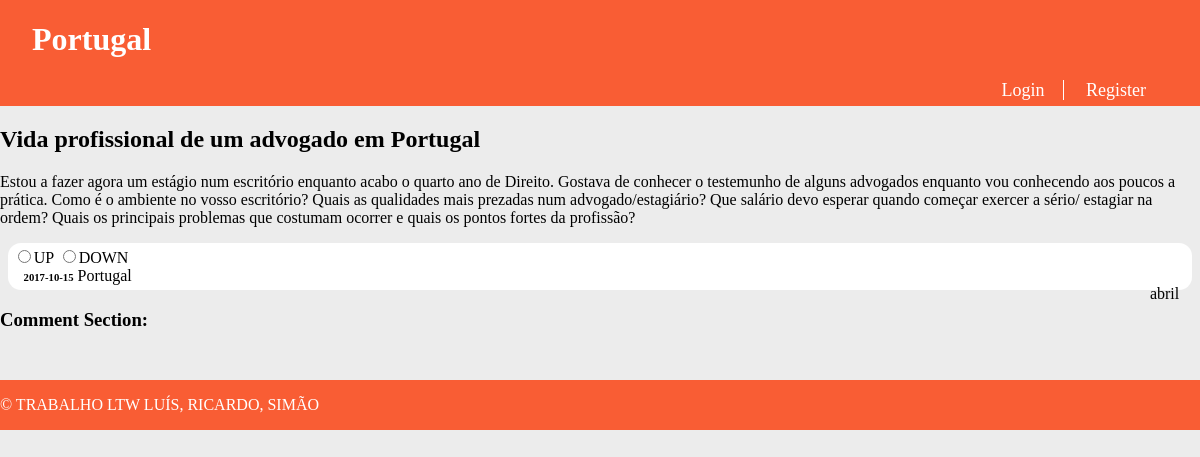
Before: /pages/story.php?id=2 with the older database file.
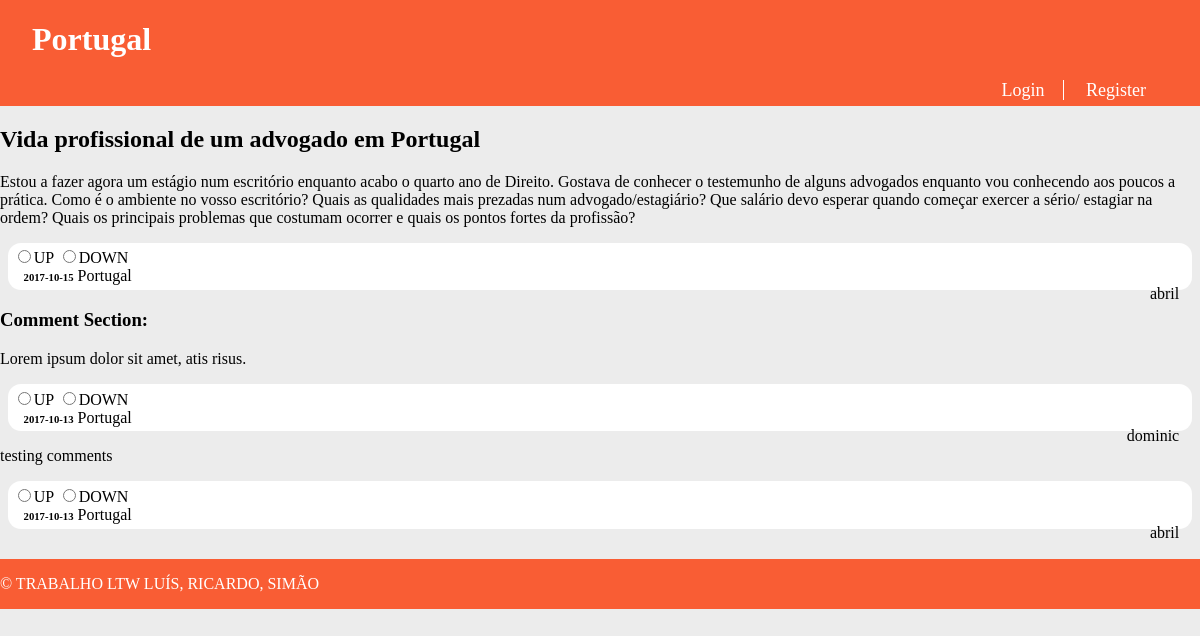
After: the same page with the newer database file.
### tables this page shows
CREATE TABLE Story (
  id INTEGER PRIMARY KEY,
  title VARCHAR,
  published INTEGER, -- date when the story was published in epoch format
  channel VARCHAR REFERENCES channel, -- comma separated tags
  author VARCHAR REFERENCES utilizer, -- who wrote the article
  points INTEGER DEFAULT 0,
  fulltext VARCHAR
);

CREATE TABLE Comment (
  id INTEGER PRIMARY KEY,
  story_id INTEGER REFERENCES story,
  parent_comment INTEGER REFERENCES comment,
  username VARCHAR REFERENCES utilizer,
  published INTEGER, -- date when comment was published in epoch format
  points INTEGER DEFAULT 0,
  text VARCHAR
);

### database/db_story.php (called while the page is built, shortened)
<?php
    function getStoryMainInfoById($storyId){
        $db = Database::instance()->db();
        $correspondingStory = $db->prepare('SELECT channel, title, fulltext, published, author FROM Story WHERE id = ?');
        $correspondingStory->execute(array($storyId));
        $correspondingStory = $correspondingStory->fetchAll();
        return $correspondingStory;
    }
?>

### database/db_comments.php (called while the page is built, shortened)
<?php
    function getCommentsFromStory($storyId){
        $db = Database::instance()->db();
        $commentsForStory = $db->prepare('SELECT id, text, parent_comment, username, published, points, text FROM Comment WHERE story_id = ?');
        $commentsForStory->execute(array($storyId));
        $commentsForStory = $commentsForStory->fetchAll();
        return $commentsForStory;
    }
?>

### templates/tpl_common.php (the view, shortened to what this page needs)
<?php function draw_header($username, $channel_name) { ?>
	<!DOCTYPE html>
	<html>
		<head>
			<link rel="stylesheet" href="../css/common.css">
		</head>
	<body>
		<header>
			<h1><?=$channel_name?></h1>
		<?php if($username != NULL) { ?>
			<nav id="signup">
				<a href=""><?= $username ?></li></a>
				<a href="../actions/action_logout.php">Logout</a>
				<?php draw_subscriberList() ?>
			</nav>
		<? } else { ?>
			<nav id="signup">
				<a href="../pages/login.php">Login</a>
				<a href="../pages/register.php">Register</a>
			</nav>
			<? } ?>
			</header>
<?php } ?>
<?php function draw_story_text($story_title, $fulltext) { ?>
		<section>
			<h1><?=$story_title?></h1>
			<p><?=$fulltext?></p>
		</section>
<?php } ?>
<?php function convert_epoch($epoch) {
	$dt = new DateTime("@$epoch");
	return $dt;
}
?>
<?php function draw_info_bar($username, $channel, $data) { ?>
	<section id = "info_bar">
		<input type="radio" name="point" value="1">UP
		<input type="radio" name="point" value="-1">DOWN
		<div>
			<?php $data = convert_epoch($data) ?>
			<h6 id="date"><?=$data->format('Y-m-d')?></h6>
			<a id="channel" href=""><?=$channel?></a>
		</div>
		<a id="profile" href=""><?=$username?></a>
	</section>
<?php } ?>
<?php function draw_comments_section($comments, $channel) { ?>
	<h3> Comment Section: </h3>
	<section id = "comments">
		<? for($i=0; $i < sizeof($comments); $i++) { ?>
			<div>
				<p><?=$comments[$i]['text']?><p>
				<div>
				</div>
			</div>
		<? } ?>
	</section>
<?php } ?>
<?php function draw_footer() { ?>
	</body>
	<footer>
		<p>&copy; TRABALHO LTW LUÍS, RICARDO, SIMÃO</p>
	</footer>
	</html>
<?php } ?>

### pages/story.php (shortened to what this page needs)
<?php
    include_once('../templates/tpl_common.php');
    include_once('../database/db_story.php');
    include_once('../database/db_comments.php');
    $storyId = $_GET['id'];
    $storyMainInfo = getStoryMainInfoById($storyId);
    $storyComments = getCommentsFromStory($storyId);
	if(!isset($_SESSION['username'])) {
		draw_header(null, $storyMainInfo[0]['channel']);
	} else {
		draw_header($_SESSION['username'], $storyMainInfo[0]['channel']);
    }
    draw_story_text($storyMainInfo[0]['title'], $storyMainInfo[0]['fulltext']);
    draw_info_bar($storyMainInfo[0]['author'], $storyMainInfo[0]['channel'], $storyMainInfo[0]['published']);
    draw_comments_section($storyComments, $storyMainInfo[0]['channel']);
	draw_footer();
?>

### css/common.css (style rules this page uses)
body { position: relative; margin: 0; padding-bottom: 5em; min-height: 100%; background-color: #ececec; }
body > header { display: grid; grid-template-columns: 1fr auto; grid-template-rows: auto auto; background-color: #f95d34; color: white; }
body > header h1 { padding-left: 1em; grid-column: 1; grid-row: 1; }
body > header #signup { padding-right: 2em; padding-bottom: 5px; grid-column: 2; grid-row: 2; font-size: 18px; }
body > header > #signup > a:first-child { border-right: 1px solid white; }
body > header > #signup > a { padding: 0 1em; color: white; text-decoration: none; }
body > header #signup > a:first-child { padding-left: 0; }
#info_bar { background-color: white; border: none; border-radius: 13px; margin: 2px 0.5em 0em 0.5em; padding: 0.3em; }
#date { padding-left: 1em; display: inline; }
#channel { padding-right: 1em; color: black; text-decoration: none; }
#profile { float: right; padding-left: 0em; padding-right: 0.5em; color: black; text-decoration: none; }
footer { position: absolute; right: 0; bottom: 0; left: 0; width: 100%; background-color: #f95d34; color: white; }

Changed rows visible on the page:
now on this page (row edited): comment: text "Lorem ipsum dolor sit amet, atis risus.", published "2017-10-13", story.channel "Portugal", username "dominic"
now on this page (row edited): comment: text "testing comments", published "2017-10-13", story.channel "Portugal", username "abril"
